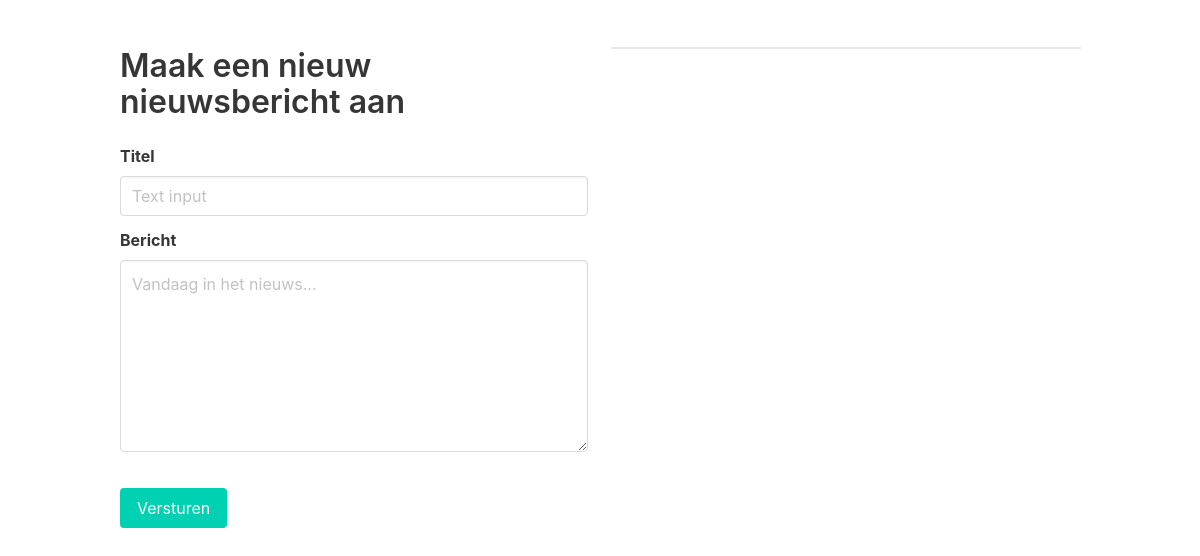
The page /news/ (signed in) on the database as committed earlier.
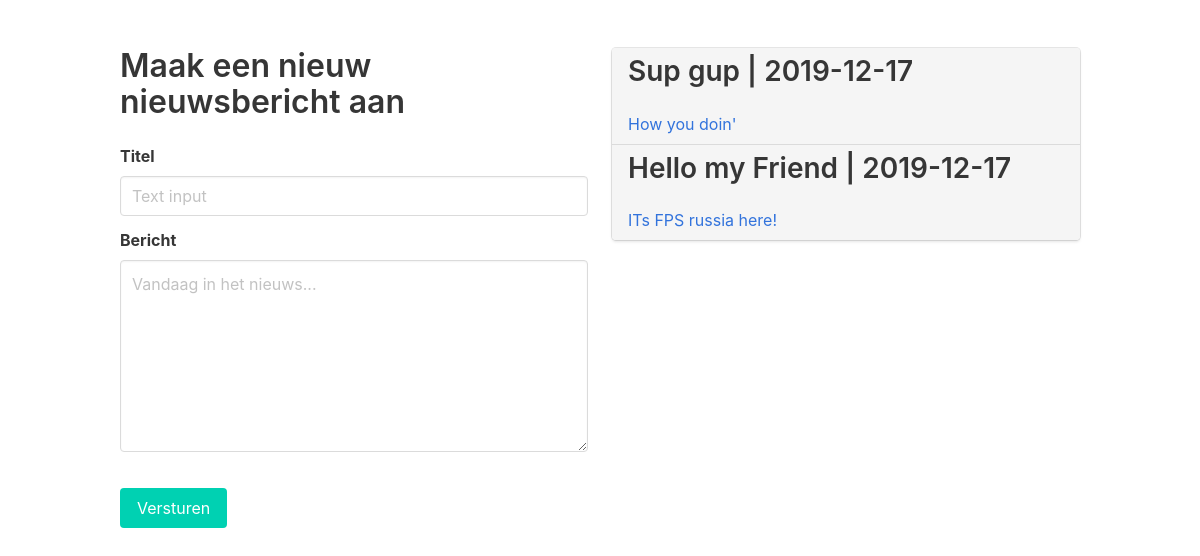
The same page on the database as committed later.
### flask_models.py (models this page shows, shortened)
class Post(db.Model):
    id = db.Column(db.Integer, primary_key=True)
    title = db.Column(db.String(128), nullable=False)
    content = db.Column(db.String(280), nullable=False)
    date_posted = db.Column(db.DateTime, nullable=False, default=datetime.now)

### app.py (the view)
@app.route('/news/')
@login_required
def index():
    all_posts = flask_models.Post.query.all()
    return render_template('index.html', data=all_posts)

### app.py (called while the page is built)
def login_required(f):
    @wraps(f)
    def wrap(*args, **kwargs):
        if 'logged_in' in session:
            return f(*args, **kwargs)
        else:
            flash("Login to acces the news page")
            return redirect('/news/login')
    return wrap

### templates/index.html (shortened to what this page needs)
{%extends 'base.html'%}
{%block content%}
<div class="columns">
    <div class="column is-6">
        <h2 class="title">Maak een nieuw nieuwsbericht aan</h2>
        <form action="/news/sendnews" method="post">
            <div class="field">
                <label class="label">Titel</label>
                <div class="control">
                    <input class="input" type="text" placeholder="Text input" name="post_title">
                </div>
            </div>
            <div class="field">
                <label class="label">Bericht</label>
                <textarea class="textarea" placeholder="Vandaag in het nieuws..." rows="7" name="post_content"></textarea>
            </div>
            <br>
            <button class="button is-primary" type="submit">Versturen</button>
        </form>
    </div>
    <div class="column is-6">
        <div class="list">
            {% for item in data %}
                <a class="list-item">
                <div class="content">
                    <h2 class="title">{{item.title}} | {{item.date_posted.strftime('%Y-%m-%d')}}</h2>
                    <p>{{item.content}}</p>
                </div>
            </a>
            {% endfor %}
        </div>
    </div>
</div>
{%endblock%}

### templates/base.html (shortened to what this page needs)
<!DOCTYPE html>
<html>
<head>
    <link rel="stylesheet" href="{{url_for('static', filename='news_css/bulma.css')}}">
</head>
<body>
    <section class="section">
        <div class="container">
            {%block content%}
            {%endblock%}
        </div>
    </section>
</body>
</html>

Rows that differ between the two databases and show on the page:
added Post: title "Sup gup", date_posted "2019-12-17", content "How you doin'"
added Post: title "Hello my Friend", date_posted "2019-12-17", content "ITs FPS russia here!"
